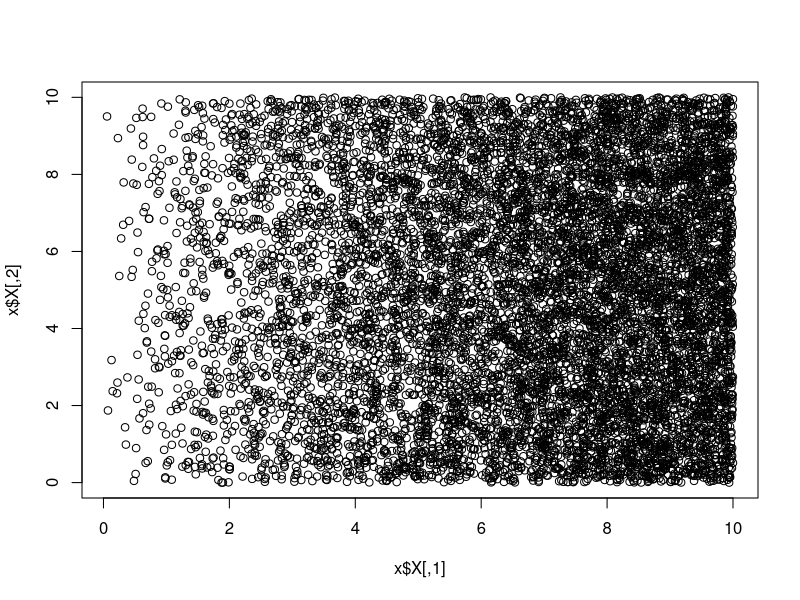

Generate this figure with R:

a <- 1
b <- 200
lam <- function(s1){
  return((a + b*s1)/10)
}

ippp <- function(W = c(0,10,0,10)){
  X <- matrix(NA, nrow = 1, ncol = 2)
  max.lam <- lam(W[2])
  v <- 100 # Volume
  n.star <- rpois(1, max.lam*v)
  n <- 0
  for(i in 1:n.star){
    x1.star <- runif(1,W[1],W[2])
    x2.star <- runif(1,W[3],W[4])
    u <- runif(1)
    if(u <= lam(x1.star)/max.lam){
      X <- rbind(X, c(x1.star, x2.star))
      n <- n + 1
    }
  }
  return(list(X = X[2:nrow(X), ], n = n))
  
}

x <- ippp()
plot(x$X)
